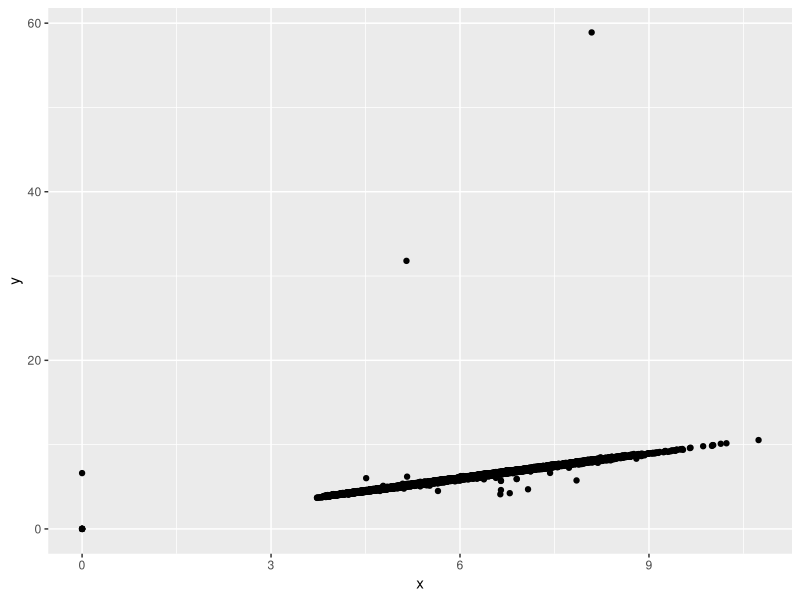
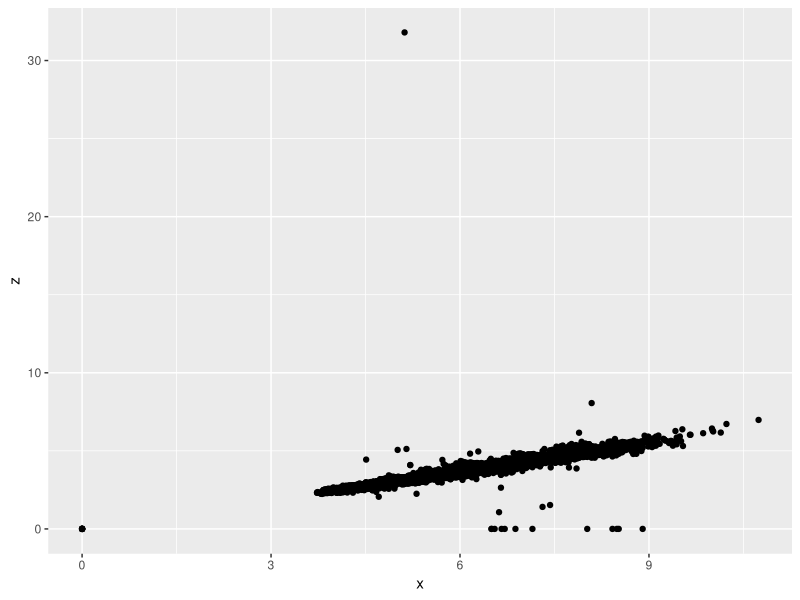
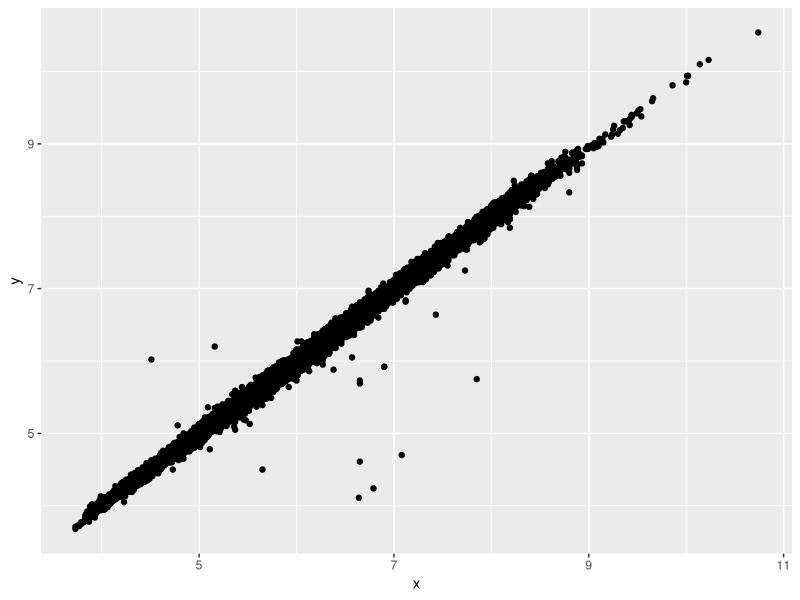
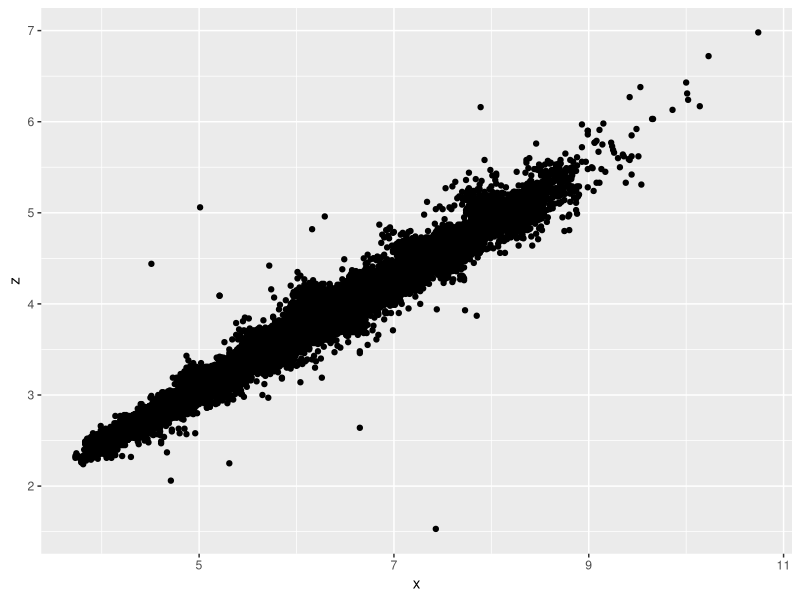

Reproduce these figures in R, in order.
## ---- chunk 1
library(tidyverse)
glimpse(diamonds)
sample_frac(diamonds, 0.01, replace = TRUE)
group_by(diamonds, clarity)
## ---- chunk 2
top_100 <- diamonds %>%
  group_by(clarity) %>%
  slice_max(carat, n=100) %>%
  summarise(mean(carat), na.rm = TRUE)
## ---- chunk 3
ggplot(data = diamonds, aes(x = x, y = y)) + geom_point()
## ---- chunk 4
ggplot(data = diamonds, aes(x = x, y = z)) + geom_point()
## ---- chunk 5
diamonds2 <- diamonds %>%
  filter(x >= 3 & x <= 11 & y >= 3 & y <= 11 & z <= 10)
ggplot(data = diamonds2, aes(x = x, y = y)) + geom_point()
## ---- chunk 6
diamonds2 <- diamonds %>%
  filter(x >= 3 & x <= 11 & y >= 3 & y <= 11 & z >= 1.5 & z <= 10)
ggplot(data = diamonds2, aes(x = x, y = z)) + geom_point()
